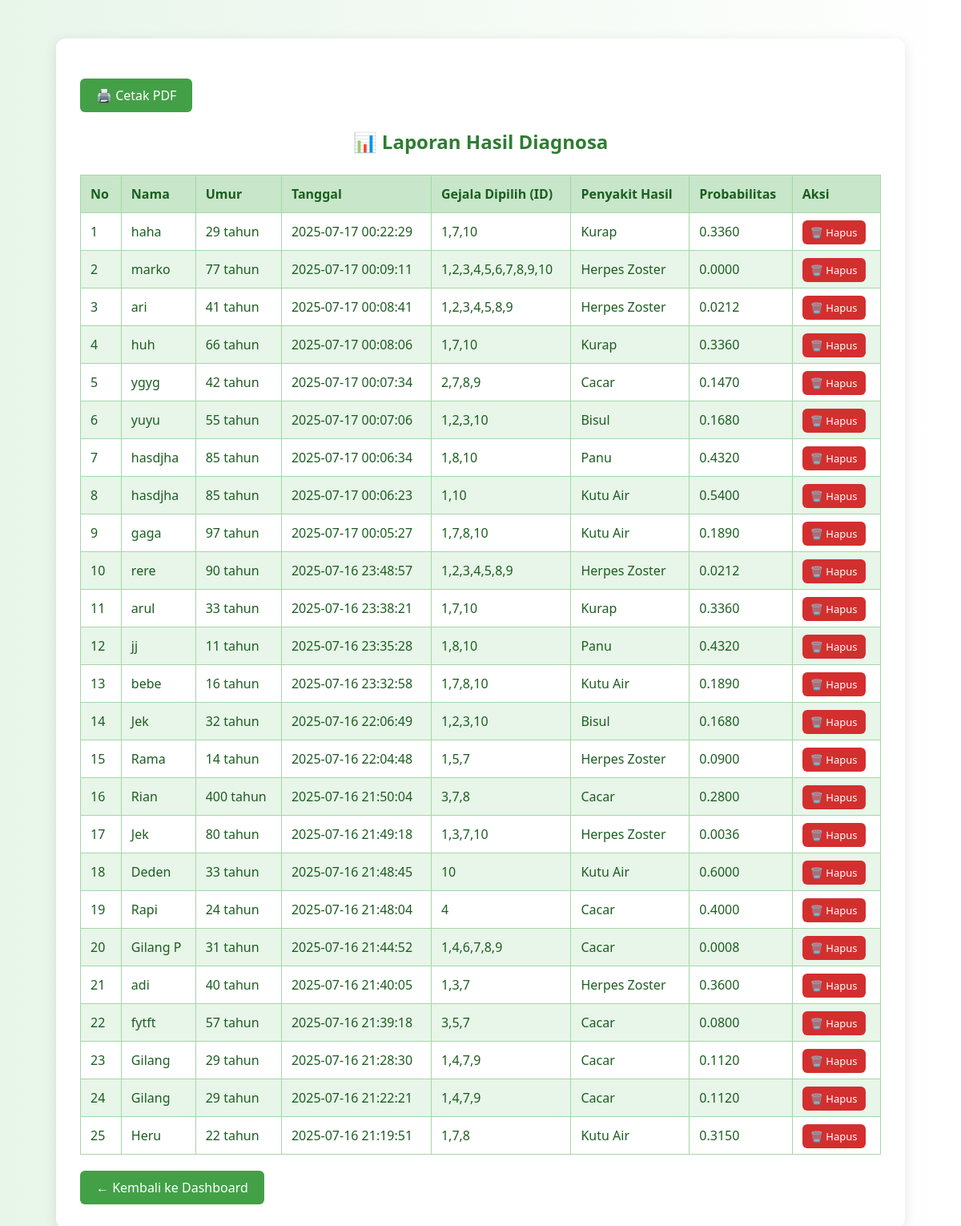
The app's page /hasil_diagnosa.php (signed in) with its own data.
### tables this page shows
CREATE TABLE `hasil_diagnosa` (
  `id` int(11) NOT NULL,
  `tanggal` datetime DEFAULT NULL,
  `nama` varchar(100) DEFAULT NULL,
  `umur` int(11) DEFAULT NULL,
  `gejala_dipilih` text DEFAULT NULL,
  `hasil_penyakit` varchar(100) DEFAULT NULL,
  `nilai_naive` double DEFAULT NULL
);

### hasil_diagnosa.php (the view, shortened to what this page needs)
<?php
include '../db_connect.php';
$hasil = $conn->query("SELECT * FROM hasil_diagnosa ORDER BY tanggal DESC");
?>
<!DOCTYPE html>
<html>
<head>
</head>
<body>
<div class="container">
        <a href="#" class="btn-cetak" onclick="cetakPDF()">🖨️ Cetak PDF</a>
    <h2>📊 Laporan Hasil Diagnosa</h2>
    <table>
        <thead>
        <tr>
            <th>No</th>
            <th>Nama</th>
            <th>Umur</th>
            <th>Tanggal</th>
            <th>Gejala Dipilih (ID)</th>
            <th>Penyakit Hasil</th>
            <th>Probabilitas</th>
            <th>Aksi</th>
        </tr>
        </thead>
        <tbody>
        <?php $no = 1; while ($row = $hasil->fetch_assoc()): ?>
            <tr>
                <td><?= $no++ ?></td>
                <td><?= htmlspecialchars($row['nama']) ?></td>
                <td><?= htmlspecialchars($row['umur']) ?> tahun</td>
                <td><?= $row['tanggal'] ?></td>
                <td><?= htmlspecialchars($row['gejala_dipilih']) ?></td>
                <td><?= htmlspecialchars($row['hasil_penyakit']) ?></td>
                <td><?= number_format($row['nilai_naive'], 4) ?></td>
                <td>
                    <a href="hapus_hasil.php?id=<?= $row['id'] ?>" class="btn-hapus"
                       onclick="return confirm('Yakin ingin menghapus data ini?')">🗑️ Hapus</a>
                </td>
            </tr>
        <?php endwhile; ?>
        </tbody>
    </table>
    <a href="dashboard.php" class="btn-back">← Kembali ke Dashboard</a>
</div>
</body>
</html>

### hasil_diagnosa.php (style rules this page uses)
body { font-family: 'Segoe UI', sans-serif; background: linear-gradient(to right, #e8f5e9, #ffffff); color: #1b5e20; padding: 40px; }
.container { background-color: white; max-width: 1000px; margin: auto; padding: 30px; border-radius: 12px; box-shadow: 0 4px 16px rgba(0,0,0,0.1); }
h2 { text-align: center; color: #2e7d32; margin-bottom: 25px; }
table { width: 100%; border-collapse: collapse; }
th, td { padding: 12px; border: 1px solid #a5d6a7; text-align: left; }
th { background-color: #c8e6c9; color: #1b5e20; }
tr:nth-child(even) { background-color: #e8f5e9; }
.btn-back, .btn-cetak { margin-top: 20px; display: inline-block; background-color: #43a047; color: white; padding: 10px 20px; text-decoration: none; border-radius: 6px; margin-right: 10px; }
.btn-hapus { background-color: #d32f2f; color: white; padding: 6px 10px; text-decoration: none; border-radius: 6px; font-size: 13px; }

### records on screen
hasil_diagnosa: nama "haha", umur "29", tanggal "2025-07-17 00:22:29", gejala_dipilih "1,7,10", hasil_penyakit "Kurap", nilai_naive "0.3360"
hasil_diagnosa: nama "marko", umur "77", tanggal "2025-07-17 00:09:11", gejala_dipilih "1,2,3,4,5,6,7,8,9,10", hasil_penyakit "Herpes Zoster", nilai_naive "0.0000"
hasil_diagnosa: nama "ari", umur "41", tanggal "2025-07-17 00:08:41", gejala_dipilih "1,2,3,4,5,8,9", hasil_penyakit "Herpes Zoster", nilai_naive "0.0212"
hasil_diagnosa: nama "huh", umur "66", tanggal "2025-07-17 00:08:06", gejala_dipilih "1,7,10", hasil_penyakit "Kurap", nilai_naive "0.3360"
hasil_diagnosa: nama "ygyg", umur "42", tanggal "2025-07-17 00:07:34", gejala_dipilih "2,7,8,9", hasil_penyakit "Cacar", nilai_naive "0.1470"
hasil_diagnosa: nama "yuyu", umur "55", tanggal "2025-07-17 00:07:06", gejala_dipilih "1,2,3,10", hasil_penyakit "Bisul", nilai_naive "0.1680"
hasil_diagnosa: nama "hasdjha", umur "85", tanggal "2025-07-17 00:06:34", gejala_dipilih "1,8,10", hasil_penyakit "Panu", nilai_naive "0.4320"
hasil_diagnosa: nama "hasdjha", umur "85", tanggal "2025-07-17 00:06:23", gejala_dipilih "1,10", hasil_penyakit "Kutu Air", nilai_naive "0.5400"
hasil_diagnosa: nama "gaga", umur "97", tanggal "2025-07-17 00:05:27", gejala_dipilih "1,7,8,10", hasil_penyakit "Kutu Air", nilai_naive "0.1890"
hasil_diagnosa: nama "rere", umur "90", tanggal "2025-07-16 23:48:57", gejala_dipilih "1,2,3,4,5,8,9", hasil_penyakit "Herpes Zoster", nilai_naive "0.0212"
hasil_diagnosa: nama "arul", umur "33", tanggal "2025-07-16 23:38:21", gejala_dipilih "1,7,10", hasil_penyakit "Kurap", nilai_naive "0.3360"
hasil_diagnosa: nama "jj", umur "11", tanggal "2025-07-16 23:35:28", gejala_dipilih "1,8,10", hasil_penyakit "Panu", nilai_naive "0.4320"
hasil_diagnosa: nama "bebe", umur "16", tanggal "2025-07-16 23:32:58", gejala_dipilih "1,7,8,10", hasil_penyakit "Kutu Air", nilai_naive "0.1890"
hasil_diagnosa: nama "Jek", umur "32", tanggal "2025-07-16 22:06:49", gejala_dipilih "1,2,3,10", hasil_penyakit "Bisul", nilai_naive "0.1680"
hasil_diagnosa: nama "Rama", umur "14", tanggal "2025-07-16 22:04:48", gejala_dipilih "1,5,7", hasil_penyakit "Herpes Zoster", nilai_naive "0.0900"
hasil_diagnosa: nama "Rian", umur "400", tanggal "2025-07-16 21:50:04", gejala_dipilih "3,7,8", hasil_penyakit "Cacar", nilai_naive "0.2800"
hasil_diagnosa: nama "Jek", umur "80", tanggal "2025-07-16 21:49:18", gejala_dipilih "1,3,7,10", hasil_penyakit "Herpes Zoster", nilai_naive "0.0036"
hasil_diagnosa: nama "Deden", umur "33", tanggal "2025-07-16 21:48:45", gejala_dipilih "10", hasil_penyakit "Kutu Air", nilai_naive "0.6000"
hasil_diagnosa: nama "Rapi", umur "24", tanggal "2025-07-16 21:48:04", gejala_dipilih "4", hasil_penyakit "Cacar", nilai_naive "0.4000"
hasil_diagnosa: nama "Gilang P", umur "31", tanggal "2025-07-16 21:44:52", gejala_dipilih "1,4,6,7,8,9", hasil_penyakit "Cacar", nilai_naive "0.0008"
hasil_diagnosa: nama "adi", umur "40", tanggal "2025-07-16 21:40:05", gejala_dipilih "1,3,7", hasil_penyakit "Herpes Zoster", nilai_naive "0.3600"
hasil_diagnosa: nama "fytft", umur "57", tanggal "2025-07-16 21:39:18", gejala_dipilih "3,5,7", hasil_penyakit "Cacar", nilai_naive "0.0800"
hasil_diagnosa: nama "Gilang", umur "29", tanggal "2025-07-16 21:28:30", gejala_dipilih "1,4,7,9", hasil_penyakit "Cacar", nilai_naive "0.1120"
hasil_diagnosa: nama "Gilang", umur "29", tanggal "2025-07-16 21:22:21", gejala_dipilih "1,4,7,9", hasil_penyakit "Cacar", nilai_naive "0.1120"
hasil_diagnosa: nama "Heru", umur "22", tanggal "2025-07-16 21:19:51", gejala_dipilih "1,7,8", hasil_penyakit "Kutu Air", nilai_naive "0.3150"
